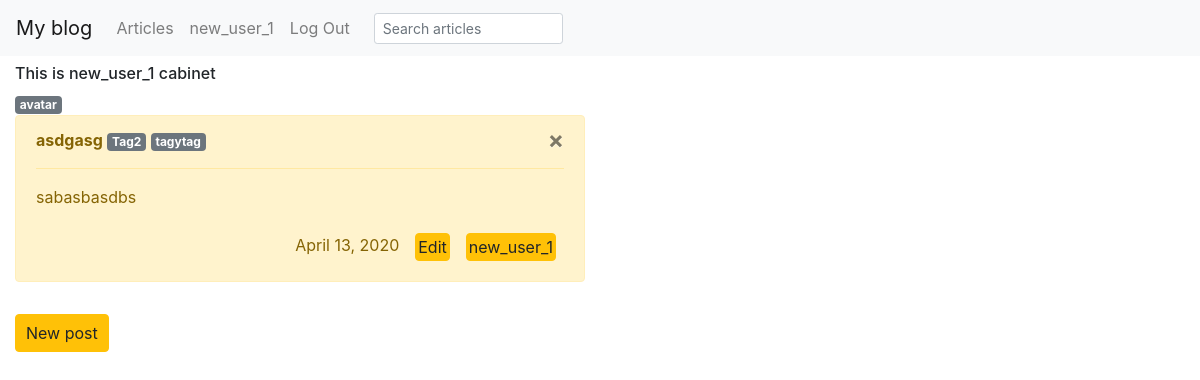
Page /cabinet/ (signed in) on the earlier database version.
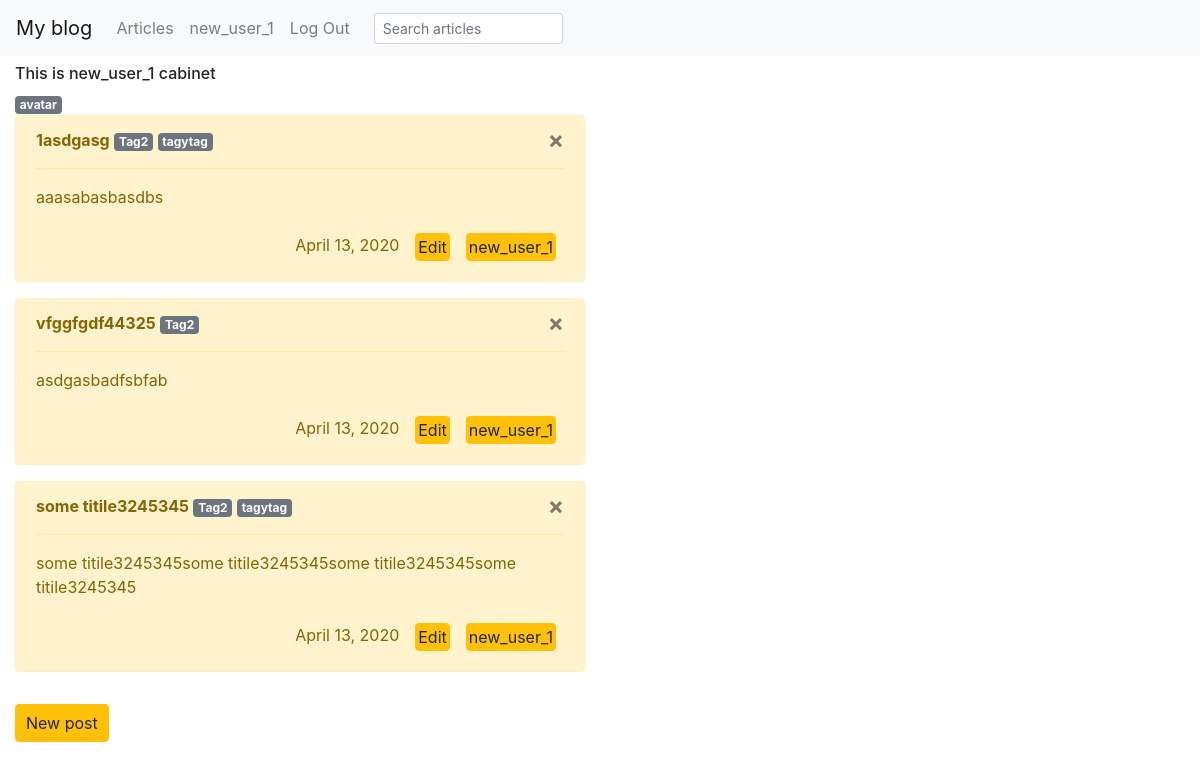
Same page on the later database version.
### posts/models.py (models this page shows, shortened)
class Article(models.Model):
    title = models.CharField(max_length=100)
    content = models.TextField()
    author = models.ForeignKey(User, on_delete=models.CASCADE, related_name='author')
    post_date = models.DateField(auto_now=True)
    tags = models.ManyToManyField(Tag, related_name='articles')
    class Meta:
        ordering = ['-post_date']
    def get_absolute_url(self):
        return reverse('posts:user-articles', kwargs={
                       'author': self.author})
    def edit_absolute_url(self):
        return reverse('posts:edit', kwargs={'pk': self.id, 'author': self.author})

class Tag(models.Model):
    name = models.CharField(max_length=60)
    def __str__(self):
        return self.name

### cabinet/views.py (the view)
# urls.py: path('', login_required(CabinetListView.as_view()), name='cabinet'),
class CabinetListView(ListView):
    model = Article
    context_object_name = 'obj_list'
    template_name = 'cabinet/cabinet.html'
    def get_queryset(self):
        if not self.request.user.is_superuser:
            user = User.objects.get(username=self.request.user)
            return user.author.all()
        else:
            return Article.objects.all()
    def get_context_data(self, **kwargs):
        context = super().get_context_data(**kwargs)
        self.user = User.objects.get(username=self.request.user)
        context['title'] = self.request.user
        context['cabinet'] = f'This is {self.request.user} cabinet'
        try:
            context['avatar'] = self.user.avatar.avatar
        except:
            pass
        return context
    paginate_by = 3

### templates/cabinet/cabinet.html
{% include 'posts/article_list.html' %}

### templates/posts/article_list.html (shortened to what this page needs)
{% extends "home.html" %}
{% block content %}
    {% if 'cabinet' %}
    <div class="col-sm-6 col-md-6">
       <h6>{{ cabinet }}</h6>
          <a href="{% url 'cabinet:avatar' %}"><span class="badge badge-secondary">avatar</span></a>
    </div>
    {% endif %}
    {% for obj in obj_list  %}
      <div class="col-sm-6 col-md-6">
            <div class="alert alert-warning">
                <button type="button" class="close" data-dismiss="alert" aria-hidden="true">
                    ×</button>
                 <strong>{{ obj.title }}</strong>
                {% if obj.tags %}
                  {% for tag_item in obj.tags.all  %}
                    <a href="{% url 'posts:tag' tag=tag_item.name %}"><span class="badge badge-secondary">{{ tag_item }}</span></a>
                  {% endfor %}
                {% endif %}
                <hr class="message-inner-separator">
                <p>{{ obj.content }}</p>
                <div class='d-flex flex-row-reverse'>
                <div class="p-2">
                  <a href="{{obj.get_absolute_url}}" style="padding: 1px 2px" class="btn btn-xs btn-warning pull-right">
                        {{ obj.author }}
                  </a>
                </div>
                {% if user == obj.author %}
                <div class="p-2">
                  <a href="{{ obj.edit_absolute_url }}" style="padding: 1px 2px" class="btn btn-xs btn-warning pull-right">
                      Edit
                  </a>
                </div>
                {% endif %}
                <div class="p-2"><span >{{ obj.post_date}}</span></div>
                </div>
            </div>
        </div>
    {% endfor %}
    {% if user.is_authenticated %}
    <a href="{% url 'posts:create' %}" style="padding: 6px 10px; margin-left: 15px" class="btn btn-xs btn-warning pull-right">
      New post
    </a>
    {% endif %}
{% endblock %}

Differences in the rows shown:
changed Article: title "asdgasg" → "1asdgasg"; content "sabasbasdbs" → "aaasabasbasdbs"
added Article: title "vfggfgdf44325", content "asdgasbadfsbfab", author "new_user_1", post_date "April 13, 2020", Tag (name "Tag2")
added Article: title "some titile3245345", content "some titile3245345some titile3245345some titile3245345some titile3245345", author "new_user_1", post_date "April 13, 2020", Tag (name "Tag2"), Tag (name "tagytag")
